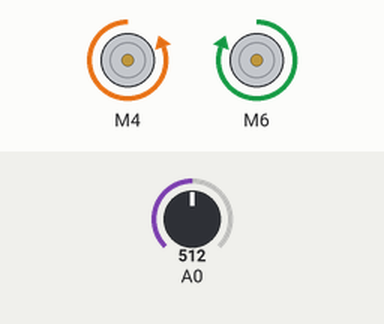
A sketch run on a simulated Arduino Uno, built with avr-gcc and run on an emulated ATmega328P. On the bench: 2 × DC motor (green arrow = forward, orange = backward, longer = faster). The inputs (shaded band) are chosen by the test bench; at power-on: A0 = 512.

Above: at 1.2 s.
1.3 s: A0 set to 136
2.8 s: A0 set to 121
At 3.7 s:
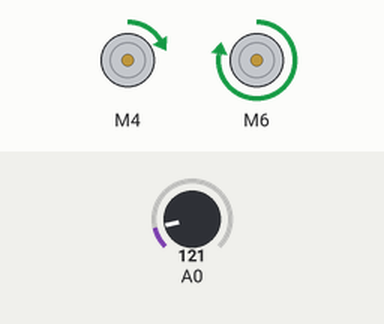
4.3 s: A0 set to 0
At 4.8 s:
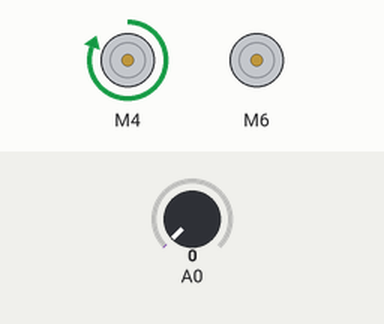
5.8 s: A0 set to 18
At 7.0 s:
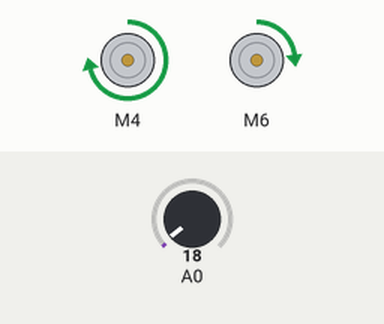
7.3 s: A0 set to 306
At 8.3 s:
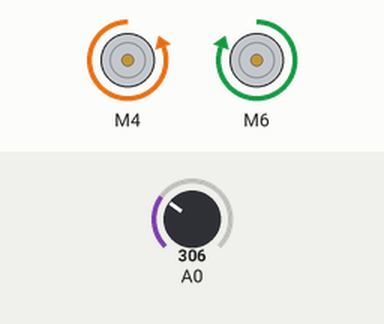
Timing chart, 0 to 9.8 s (numbered marks = the images above; inputs shaded):
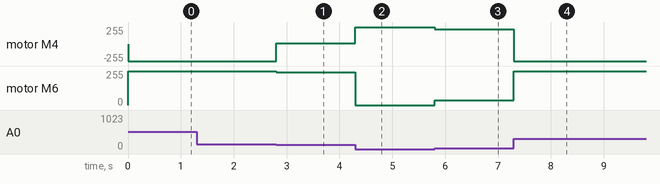

Measured:
- the behaviour switches between 127 and 126 on A0 (found by bisection; images 0 and 1)
- after the input at 1.3 s, every drawn part: stays the same
- after the input at 2.8 s, motor M4: backward 255/255 → forward 10/255 at once; motor M6: forward 255/255 → forward 244/255 at once
- after the input at 4.3 s, motor M4: forward 10/255 → forward 255/255 at once; motor M6: forward 244/255 → stopped at once
- after the input at 5.8 s, motor M4: forward 255/255 → forward 219/255 at once; motor M6: stopped → forward 35/255 at once
- after the input at 7.3 s, motor M4: forward 219/255 → backward 255/255 at once; motor M6: forward 35/255 → forward 255/255 at once

The sketch:

main.ino
```cpp
#define ENA 2
#define ENB 3
#define IN1 4
#define IN2 5
#define IN3 6
#define IN4 7
#define GREY 50
#include "movement.h" //NON USARE I SIMBOLI DI MAGGIORE O MINORE SE NO ARDUINO SI INCAZZA
const short Kp=1;
short error;
short reflected(unsigned short pin){
  unsigned short sum;
  for(int i=0;i<4;i++){
    sum+=analogRead(pin);
  }
  return sum/5;
}
void setup(){
  for(int i=2;i<8;i++){
    pinMode(i,OUTPUT);
  }
}
void loop(){
  error=GREY-reflected(0);
  move_robot(50+error*Kp,50-error*Kp);
}
```

movement.h
```cpp
#include <L298N.h>
L298N motorDx(ENA, IN1, IN2);
L298N motorSx(ENB, IN3, IN4);
void move_robot(unsigned short dx, unsigned short sx) { //speed value from 0 to 100
  dx=map(dx, 0, 100, 0, 255);
  sx=map(sx, 0, 100, 0, 255);
  //dx
  if(dx>0){
    motorDx.setSpeed(dx);
    motorDx.forward();
  } else if(dx==0){
    motorDx.stop();
  } else if(dx<0){
    motorDx.setSpeed((dx*-1));
    motorDx.backward();
  }
  //sx
  if(sx>0){
    motorSx.setSpeed(sx);
    motorSx.forward();
  } else if(sx==0){
    motorSx.stop();
  } else if(sx<0){
    motorSx.setSpeed((sx*-1));
    motorSx.backward();
  }
}
```
